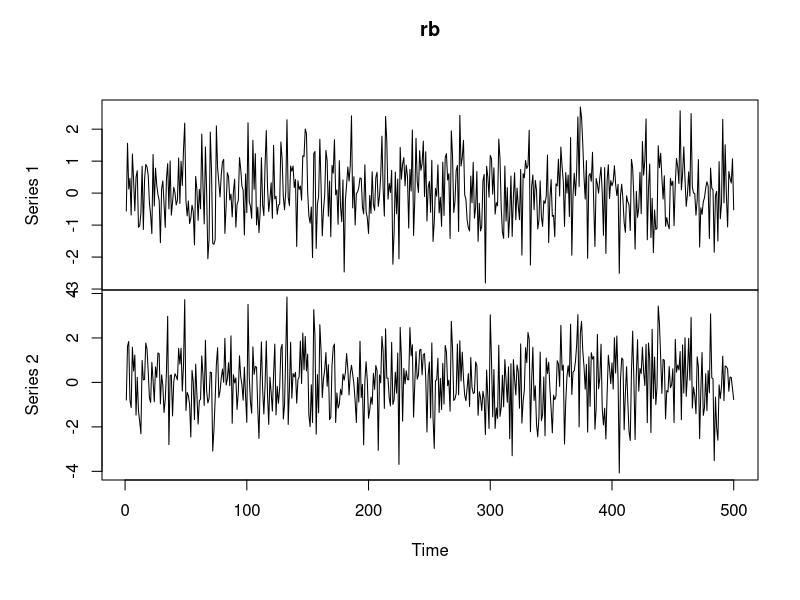

Generate this figure with R:
set.seed(123)

v = matrix(c(1,1,1,2),nrow=2)

a = t(chol(v))

pd = a%*%matrix(rnorm(1000), nrow=2)

pd = t(pd)

rb = ts(pd)

plot(rb)
